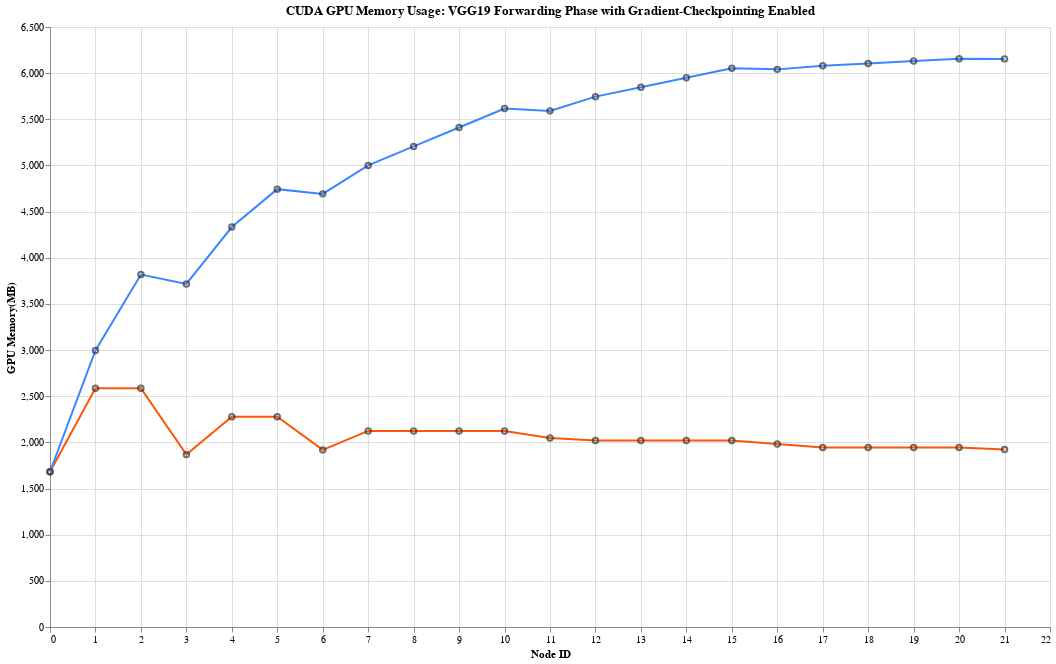

The code cell stored with this chart in its notebook:
### Code cell
import altair as alt
import pandas as pd


total = [
    {"node_id": 0, "gpu_mem_mb": 1681.824218}, # before forwarding.
    {"node_id": 1, "gpu_mem_mb": 2996.646912},
    {"node_id": 2, "gpu_mem_mb": 3818.73152},
    {"node_id": 3, "gpu_mem_mb": 3715.971072},
    {"node_id": 4, "gpu_mem_mb": 4332.534784},
    {"node_id": 5, "gpu_mem_mb": 4743.5776},
    {"node_id": 6, "gpu_mem_mb": 4692.197376},
    {"node_id": 7, "gpu_mem_mb": 5000.480768},
    {"node_id": 8, "gpu_mem_mb": 5206.003712},
    {"node_id": 9, "gpu_mem_mb": 5411.526656},
    {"node_id":10, "gpu_mem_mb": 5617.0496},
    {"node_id":11, "gpu_mem_mb": 5591.359488},
    {"node_id":12, "gpu_mem_mb": 5745.504256},
    {"node_id":13, "gpu_mem_mb": 5848.2688},
    {"node_id":14, "gpu_mem_mb": 5951.033344},
    {"node_id":15, "gpu_mem_mb": 6053.797888},
    {"node_id":16, "gpu_mem_mb": 6040.952832},
    {"node_id":17, "gpu_mem_mb": 6079.492096},
    {"node_id":18, "gpu_mem_mb": 6105.186304},
    {"node_id":19, "gpu_mem_mb": 6130.880512},
    {"node_id":20, "gpu_mem_mb": 6156.57472},
    {"node_id":21, "gpu_mem_mb": 6154.60864},
]

total_cp_algo = [
    {"node_id": 0, "gpu_mem_mb": 1682.949218}, # before forwarding.
    {"node_id": 1, "gpu_mem_mb": 2586.783744},
    {"node_id": 2, "gpu_mem_mb": 2586.783744},
    {"node_id": 3, "gpu_mem_mb": 1867.460608},
    {"node_id": 4, "gpu_mem_mb": 2278.5024},
    {"node_id": 5, "gpu_mem_mb": 2278.5024},
    {"node_id": 6, "gpu_mem_mb": 1918.840832},
    {"node_id": 7, "gpu_mem_mb": 2124.361728},
    {"node_id": 8, "gpu_mem_mb": 2124.361728},
    {"node_id": 9, "gpu_mem_mb": 2124.361728},
    {"node_id":10, "gpu_mem_mb": 2124.361728},
    {"node_id":11, "gpu_mem_mb": 2047.291392},
    {"node_id":12, "gpu_mem_mb": 2021.60128},
    {"node_id":13, "gpu_mem_mb": 2021.60128},
    {"node_id":14, "gpu_mem_mb": 2021.60128},
    {"node_id":15, "gpu_mem_mb": 2021.60128},
    {"node_id":16, "gpu_mem_mb": 1983.066112},
    {"node_id":17, "gpu_mem_mb": 1944.530944},
    {"node_id":18, "gpu_mem_mb": 1944.530944},
    {"node_id":19, "gpu_mem_mb": 1944.530944},
    {"node_id":20, "gpu_mem_mb": 1944.530944},
    {"node_id":21, "gpu_mem_mb": 1923.035136},
]

total_cp_bisec = [
    {"node_id": 0, "gpu_mem_mb": 1681.824218}, # before forwarding.
    {"node_id": 1, "gpu_mem_mb": 2996.646912},
    {"node_id": 2, "gpu_mem_mb": 3818.73152},
    {"node_id": 3, "gpu_mem_mb": 3715.971072},
    {"node_id": 4, "gpu_mem_mb": 4332.534784},
    {"node_id": 5, "gpu_mem_mb": 4743.5776},
    {"node_id": 6, "gpu_mem_mb": 4692.197376},
    {"node_id": 7, "gpu_mem_mb": 5000.480768},
    {"node_id": 8, "gpu_mem_mb": 5206.003712},
    {"node_id": 9, "gpu_mem_mb": 5411.526656},
    {"node_id":10, "gpu_mem_mb": 5617.0496},
    {"node_id":11, "gpu_mem_mb": 5591.359488},
    {"node_id":12, "gpu_mem_mb": 5745.504256},
    {"node_id":13, "gpu_mem_mb": 5848.2688},
    {"node_id":14, "gpu_mem_mb": 5951.033344},
    {"node_id":15, "gpu_mem_mb": 6053.797888},
    {"node_id":16, "gpu_mem_mb": 6040.952832},
    {"node_id":17, "gpu_mem_mb": 6079.492096},
    {"node_id":18, "gpu_mem_mb": 6105.186304},
    {"node_id":19, "gpu_mem_mb": 6130.880512},
    {"node_id":20, "gpu_mem_mb": 6156.57472},
    {"node_id":21, "gpu_mem_mb": 6154.60864},
]

activation = [
    {"node_id": 1, "gpu_mem_mb": 411},
    {"node_id": 2, "gpu_mem_mb": 411},
    {"node_id": 3, "gpu_mem_mb": 102.76},
    {"node_id": 4, "gpu_mem_mb": 205.52},
    {"node_id": 5, "gpu_mem_mb": 205.52},
    {"node_id": 6, "gpu_mem_mb": 51.38},
    {"node_id": 7, "gpu_mem_mb": 102.76},
    {"node_id": 8, "gpu_mem_mb": 102.76},
    {"node_id": 9, "gpu_mem_mb": 102.76},
    {"node_id":10, "gpu_mem_mb": 102.76},
    {"node_id":11, "gpu_mem_mb": 25.7},
    {"node_id":12, "gpu_mem_mb": 51.38},
    {"node_id":13, "gpu_mem_mb": 51.38},
    {"node_id":14, "gpu_mem_mb": 51.38},
    {"node_id":15, "gpu_mem_mb": 51.38},
    {"node_id":16, "gpu_mem_mb": 12.84},
    {"node_id":17, "gpu_mem_mb": 12.85},
    {"node_id":18, "gpu_mem_mb": 12.85},
    {"node_id":19, "gpu_mem_mb": 12.85},
    {"node_id":20, "gpu_mem_mb": 12.85},
    {"node_id":21, "gpu_mem_mb": 3.21},
]


df_total_cp_algo = pd.DataFrame(total_cp_algo)
df_total = pd.DataFrame(total)
# df_activation = pd.DataFrame(activation)

l_total = alt.Chart(df_total).mark_line(color="#3a86ff").transform_fold(
    ['gpu_mem_mb']
).encode(
    alt.X("node_id", axis=alt.Axis(tickMinStep=1)).title("Node ID"),
    alt.Y("gpu_mem_mb", axis=alt.Axis(tickMinStep=100)).title("GPU Memory(MB)"),
)


l_total_cp_algo = alt.Chart(df_total_cp_algo).mark_line(color="#fb5607").transform_fold(
    ['gpu_mem_mb']
).encode(
    alt.X("node_id", axis=alt.Axis(tickMinStep=1)).title("Node ID"),
    alt.Y("gpu_mem_mb", axis=alt.Axis(tickMinStep=100)).title("GPU Memory(MB)"),
)

# l_activation = alt.Chart(df_activation).mark_line(color="#fb5607").encode(
#     alt.X("node_id", axis=alt.Axis(tickMinStep=1)).title("Node ID"),
#     alt.Y("gpu_mem_mb", axis=alt.Axis(tickMinStep=100)).title("GPU Memory(MB)"),
# )

# y_segment_cost = (
#     alt.Chart().mark_rule(strokeDash=[12, 6], size=2).encode(y=alt.datum(822))
# )

# bar = line.mark_bar()
point_total_cp_algo = l_total_cp_algo.mark_point(color="#333")
point_total = l_total.mark_point(color="#333")

(l_total_cp_algo + point_total_cp_algo + l_total + point_total).transform_fold(
    ['gpu_mem_mb'],
).properties(
    title="CUDA GPU Memory Usage: VGG19 Forwarding Phase with Gradient-Checkpointing Enabled",
    width=1000,
    height=600
)

### Figure 1 — Vega-Lite specification as saved in the notebook (floating-point values rounded to 4 significant figures)
{"config": {"view": {"continuousWidth": 300, "continuousHeight": 300}}, "layer": [{"mark": {"type": "line", "color": "#fb5607"}, "encoding": {"x": {"axis": {"tickMinStep": 1}, "field": "node_id", "title": "Node ID", "type": "quantitative"}, "y": {"axis": {"tickMinStep": 100}, "field": "gpu_mem_mb", "title": "GPU Memory(MB)", "type": "quantitative"}}, "transform": [{"fold": ["gpu_mem_mb"]}]}, {"mark": {"type": "point", "color": "#333"}, "encoding": {"x": {"axis": {"tickMinStep": 1}, "field": "node_id", "title": "Node ID", "type": "quantitative"}, "y": {"axis": {"tickMinStep": 100}, "field": "gpu_mem_mb", "title": "GPU Memory(MB)", "type": "quantitative"}}, "transform": [{"fold": ["gpu_mem_mb"]}]}, {"data": {"name": "data-e98ba74da5e0c85e61518c8c586fe528"}, "mark": {"type": "line", "color": "#3a86ff"}, "encoding": {"x": {"axis": {"tickMinStep": 1}, "field": "node_id", "title": "Node ID", "type": "quantitative"}, "y": {"axis": {"tickMinStep": 100}, "field": "gpu_mem_mb", "title": "GPU Memory(MB)", "type": "quantitative"}}, "transform": [{"fold": ["gpu_mem_mb"]}]}, {"data": {"name": "data-e98ba74da5e0c85e61518c8c586fe528"}, "mark": {"type": "point", "color": "#333"}, "encoding": {"x": {"axis": {"tickMinStep": 1}, "field": "node_id", "title": "Node ID", "type": "quantitative"}, "y": {"axis": {"tickMinStep": 100}, "field": "gpu_mem_mb", "title": "GPU Memory(MB)", "type": "quantitative"}}, "transform": [{"fold": ["gpu_mem_mb"]}]}], "data": {"name": "data-b1db69f00b2bc89afb8690a937e3f92b"}, "height": 600, "title": "CUDA GPU Memory Usage: VGG19 Forwarding Phase with Gradient-Checkpointing Enabled", "transform": [{"fold": ["gpu_mem_mb"]}], "width": 1000, "$schema": "https://vega.github.io/schema/vega-lite/v5.6.1.json", "datasets": {"data-b1db69f00b2bc89afb8690a937e3f92b": [{"node_id": 0, "gpu_mem_mb": 1683.0}, {"node_id": 1, "gpu_mem_mb": 2587.0}, {"node_id": 2, "gpu_mem_mb": 2587.0}, {"node_id": 3, "gpu_mem_mb": 1867.0}, {"node_id": 4, "gpu_mem_mb": 2279.0}, {"node_id": 5, "gpu_mem_mb": 2279.0}, {"node_id": 6, "gpu_mem_mb": 1919.0}, {"node_id": 7, "gpu_mem_mb": 2124.0}, {"node_id": 8, "gpu_mem_mb": 2124.0}, {"node_id": 9, "gpu_mem_mb": 2124.0}, {"node_id": 10, "gpu_mem_mb": 2124.0}, {"node_id": 11, "gpu_mem_mb": 2047.0}, {"node_id": 12, "gpu_mem_mb": 2022.0}, {"node_id": 13, "gpu_mem_mb": 2022.0}, {"node_id": 14, "gpu_mem_mb": 2022.0}, {"node_id": 15, "gpu_mem_mb": 2022.0}, {"node_id": 16, "gpu_mem_mb": 1983.0}, {"node_id": 17, "gpu_mem_mb": 1945.0}, {"node_id": 18, "gpu_mem_mb": 1945.0}, {"node_id": 19, "gpu_mem_mb": 1945.0}, {"node_id": 20, "gpu_mem_mb": 1945.0}, {"node_id": 21, "gpu_mem_mb": 1923.0}], "data-e98ba74da5e0c85e61518c8c586fe528": [{"node_id": 0, "gpu_mem_mb": 1682.0}, {"node_id": 1, "gpu_mem_mb": 2997.0}, {"node_id": 2, "gpu_mem_mb": 3819.0}, {"node_id": 3, "gpu_mem_mb": 3716.0}, {"node_id": 4, "gpu_mem_mb": 4333.0}, {"node_id": 5, "gpu_mem_mb": 4744.0}, {"node_id": 6, "gpu_mem_mb": 4692.0}, {"node_id": 7, "gpu_mem_mb": 5000.0}, {"node_id": 8, "gpu_mem_mb": 5206.0}, {"node_id": 9, "gpu_mem_mb": 5412.0}, {"node_id": 10, "gpu_mem_mb": 5617.0}, {"node_id": 11, "gpu_mem_mb": 5591.0}, {"node_id": 12, "gpu_mem_mb": 5746.0}, {"node_id": 13, "gpu_mem_mb": 5848.0}, {"node_id": 14, "gpu_mem_mb": 5951.0}, {"node_id": 15, "gpu_mem_mb": 6054.0}, {"node_id": 16, "gpu_mem_mb": 6041.0}, {"node_id": 17, "gpu_mem_mb": 6079.0}, {"node_id": 18, "gpu_mem_mb": 6105.0}, {"node_id": 19, "gpu_mem_mb": 6131.0}, {"node_id": 20, "gpu_mem_mb": 6157.0}, {"node_id": 21, "gpu_mem_mb": 6155.0}]}}
